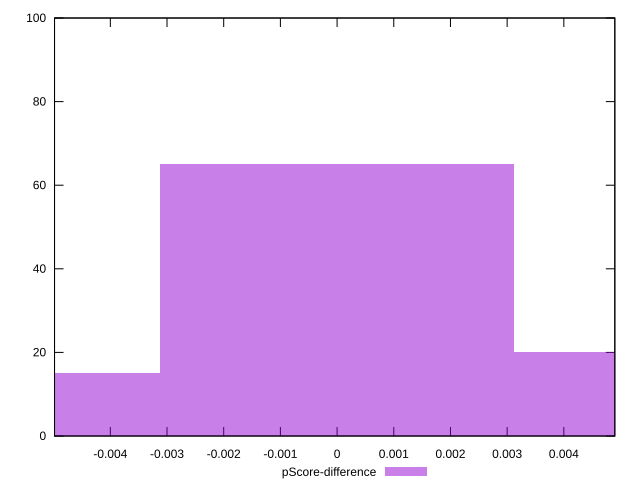

Here is the gnuplot script that generated this plot:
reset

$pScoreDifference <<EOF
0 65
0.006235642580436163 20
-0.006235642580436163 15
EOF

set key outside below
set boxwidth 0.006235642580436163
set xrange [-0.004984249353720771:0.004899432519928304]
set yrange [0:100]
set trange [0:100]
set style fill transparent solid 0.5 noborder
set terminal svg size 640, 490 enhanced background rgb 'white'
set output "reprap/first-meaningful-paint/samples/pages+cached+noexternal/pScore-difference/histogram.svg"

plot $pScoreDifference title "pScore-difference" with boxes

reset
